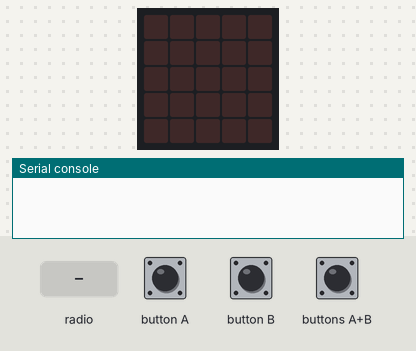
Recording of a program running on a simulated BBC micro:bit (MakeCode). Shown: the board's 5×5 LED display, the last lines printed to the serial console. Inputs (shaded band) come from the test bench. No radio messages arrive unless stated (any console line starting 'radio sent:' is added by the test bench).

Above: at 1.2 s.
1.3 s: button A pressed for 0.15 s
At 1.9 s:
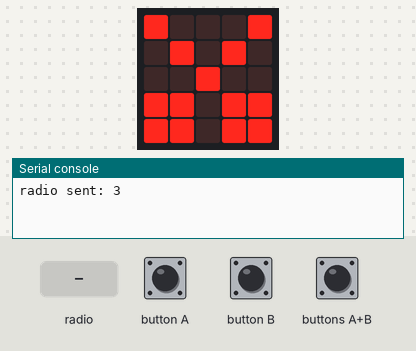
2.9 s: button B pressed for 0.15 s
At 4.2 s:
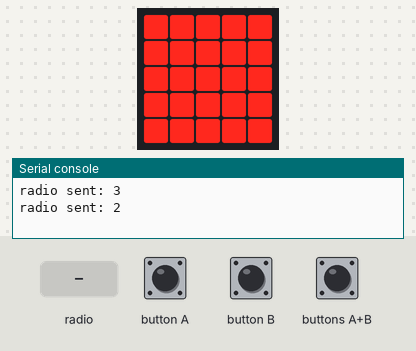
4.5 s: buttons A+B pressed for 0.15 s
At 5.5 s:
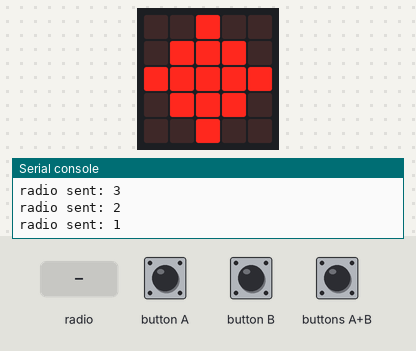
6.1 s: radio message "2" arrives
At 7.2 s:
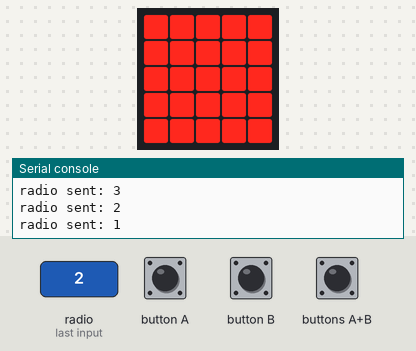
7.6 s: radio message "1" arrives
At 8.4 s:
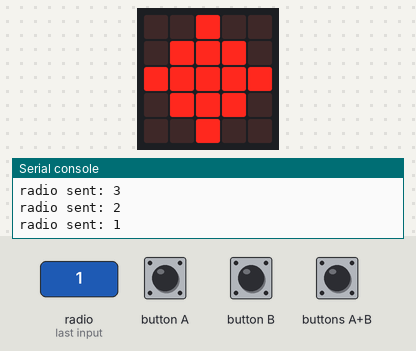
Timing chart, 0 to 10.1 s (numbered marks = the images above; inputs shaded):
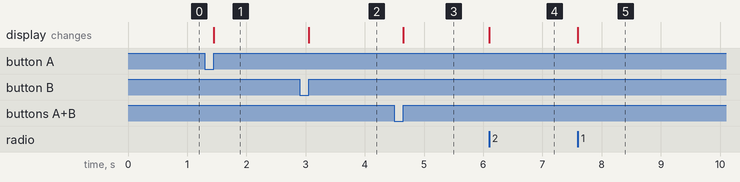

Measured:
- after the input at 1.3 s, the display: changes after 0.15 s (image 1)
- after the input at 2.9 s, the display: changes after 0.15 s (image 2)
- after the input at 4.5 s, the display: changes after 0.15 s (image 3)
- after the input at 6.1 s, the display: changes at once (image 4)
- after the input at 7.6 s, the display: changes at once (image 5)

The program:

main.ts
```typescript
radio.onReceivedNumber(function (receivedNumber) {
    while (Enivado == 0) {
        basic.pause(100)
    }
    basic.clearScreen()
    if (receivedNumber == 1) {
        basic.showLeds(`
            . . # . .
            . # # # .
            # # # # #
            . # # # .
            . . # . .
            `)
    }
    if (receivedNumber == 2) {
        basic.showLeds(`
            # # # # #
            # # # # #
            # # # # #
            # # # # #
            # # # # #
            `)
    }
    if (receivedNumber == 3) {
        basic.showLeds(`
            # . . . #
            . # . # .
            . . # . .
            # # . # #
            # # . # #
            `)
    }
})
input.onButtonPressed(Button.A, function () {
    basic.showLeds(`
        # . . . #
        . # . # .
        . . # . .
        # # . # #
        # # . # #
        `)
    radio.sendNumber(3)
    Enivado = 1
})
input.onButtonPressed(Button.AB, function () {
    basic.showLeds(`
        . . # . .
        . # # # .
        # # # # #
        . # # # .
        . . # . .
        `)
    radio.sendNumber(1)
    Enivado = 1
})
input.onButtonPressed(Button.B, function () {
    basic.showLeds(`
        # # # # #
        # # # # #
        # # # # #
        # # # # #
        # # # # #
        `)
    radio.sendNumber(2)
    Enivado = 1
})
let Enivado = 0
radio.setGroup(10)
Enivado = 0
basic.forever(function () {

})
```

test.ts
```typescript
// aquí va el archivo "tests"; esto no se compilará cuando este paquete se utilice como una extensión.
```
